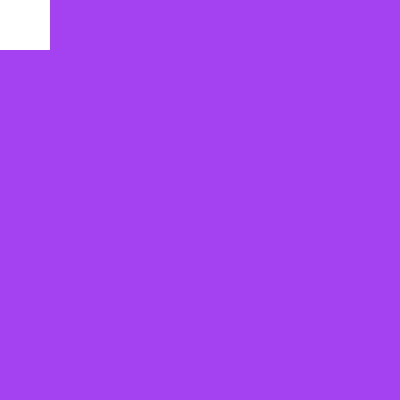
Frame 1 (no input)
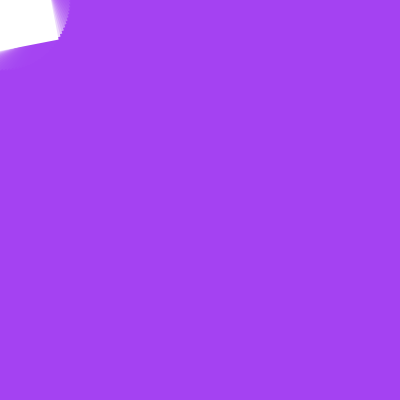
Frame 60 (the mouse pressed at the canvas centre just before this capture)
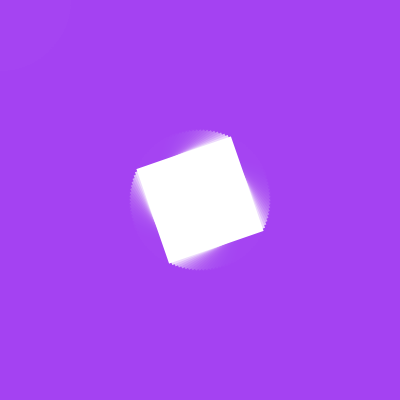
Frame 120 (the mouse held since frame 60 and released just before this capture)

The Processing sketch that drew these frames (run headless with seeded random() and noise(); from frame 60 on, the mouse is pressed at the canvas centre):

// Processing sketch: sketch_3_interactif_mouse
// ── sketch_3_interactif_mouse.pde
float r=0;
float back1;
float back2;
float back3;

void setup() {
  size(400,400);
  back1 = random(0,255);
  back2 = random(0,255);
  back3 = random(0,255);
  
  background(back1, back2, back3);
  rectMode(CENTER);
  
  noStroke();
  smooth();
}
void draw(){
  fill(back1, back2, back3, 50);
  rect(width / 2, height /2, width, height);
  
  fill(255);
  //les carrés suivent la souris 
  translate(mouseX, mouseY);
  
 
  rotate(r);
  rect(0,0,100,100);
  
  
  
  r = r + 0.05;

  
}
void keyPressed(){
  println(key);
  if(key== 'p'){
     save("image.png");
     println("imprimer");
  }
}
